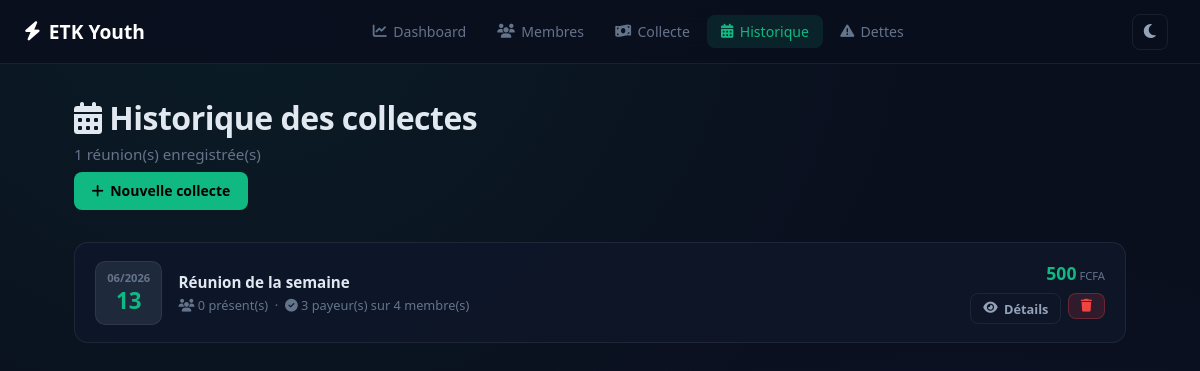
The app's page /collectes with its own data.
### tables this page shows
CREATE TABLE collectes (
        id INTEGER PRIMARY KEY AUTOINCREMENT,
        date_collecte TEXT NOT NULL,
        montant INTEGER NOT NULL,
        description TEXT DEFAULT ''
    );

### app.py (the view)
@app.route('/collectes')
def collectes():
    conn = get_db()
    data = conn.execute("""
    SELECT c.id, c.date_collecte, c.montant, c.description,
           COALESCE(SUM(p.present), 0) as total_presents,
           COALESCE(SUM(p.a_paye), 0) as total_paye,
           COUNT(p.id) as total_membres,
           COALESCE(SUM(CASE WHEN p.a_paye=0 AND p.rembourse=0
                             THEN 1 ELSE 0 END), 0) as total_dettes
    FROM collectes c
    LEFT JOIN paiements p ON c.id = p.collecte_id
    GROUP BY c.id
    ORDER BY c.date_collecte DESC
    """).fetchall()
    conn.close()
    return render_template('collectes.html', collectes=data)

### app.py (called while the page is built)
def get_db():
    conn = sqlite3.connect('database.db')
    conn.row_factory = sqlite3.Row
    return conn

### templates/collectes.html (shortened to what this page needs)
{% extends "base.html" %}
{% block content %}
<div class="page-header">
    <h1 class="page-title">
        <i class="fa-solid fa-calendar-days"></i> Historique des collectes
    </h1>
    <p class="page-sub">{{ collectes|length }} réunion(s) enregistrée(s)</p>
    <a href="/collecte" class="btn btn-primary" style="margin-top:.5rem">
        <i class="fa-solid fa-plus"></i> Nouvelle collecte
    </a>
</div>
{% if collectes %}
<div class="collectes-list">
    {% for c in collectes %}
    <div class="collecte-card-v2">
        <div class="collecte-left">
            <div class="collecte-date-badge">
                <span class="c-month">{{ c.date_collecte[5:7] }}/{{ c.date_collecte[:4] }}</span>
                <span class="c-day">{{ c.date_collecte[8:10] }}</span>
            </div>
            <div class="collecte-info">
                <div class="collecte-title">
                    {% if c.description %}
                        {{ c.description }}
                    {% else %}
                        Réunion du {{ c.date_collecte }}
                    {% endif %}
                </div>
                <div class="collecte-meta">
                    <i class="fa-solid fa-users"></i> {{ c.total_presents }} présent(s)
                    &nbsp;·&nbsp;
                    <i class="fa-solid fa-circle-check"></i> {{ c.total_paye }} payeur(s)
                    sur {{ c.total_membres }} membre(s)
                </div>
            </div>
        </div>
        <div class="collecte-right">
            <div class="collecte-amount">
                {{ "{:,}".format(c.montant) }}<span> FCFA</span>
            </div>
            <div class="collecte-actions">
                <a href="/collecte/{{ c.id }}" class="btn btn-sm btn-outline">
                    <i class="fa-solid fa-eye"></i> Détails
                </a>
                <form method="POST" action="/delete_collecte/{{ c.id }}"
                      style="display:inline"
                      onsubmit="return confirm('Supprimer cette collecte ?')">
                    <button type="submit" class="btn btn-sm btn-danger">
                        <i class="fa-solid fa-trash"></i>
                    </button>
                </form>
            </div>
        </div>
    </div>
    {% endfor %}
</div>
{% endif %}
{% endblock %}

### static/style.css (style rules this page uses)
:root { --bg: #0a0f1e; --bg2: #0f172a; --bg3: #1e293b; --surface: rgba(15, 23, 42, 0.85); --border: rgba(255,255,255,0.07); --border-hover: rgba(16,185,129,0.4); --text: #e2e8f0; --text-muted: #64748b; --text-light: #94a3b8; --green: #10b981; --green-light: #34d399; --blue: #3b82f6; --purple: #8b5cf6; --red: #ef4444; --yellow: #f59e0b; --radius: 14px; --radius-sm: 8px; --shadow: 0 4px 24px rgba(0,0,0,0.4); --font: 'Segoe UI', sans-serif; }
* { box-sizing: border-box; margin: 0; padding: 0; }
body { font-family: var(--font); background: var(--bg); color: var(--text); min-height: 100vh; background-image: radial-gradient(ellipse at 20% 0%, rgba(16,185,129,0.08) 0%, transparent 50%), radial-gradient(ellipse at 80% 100%, rgba(59,130,246,0.06) 0%, transparent 50%); transition: background-color .3s, color .3s; }
.page-header { margin-bottom: 2rem; }
.page-title { font-size: 2rem; font-weight: 800; letter-spacing: -.5px; color: var(--text); }
.page-sub { color: var(--text-muted); margin-top: .3rem; font-size: .95rem; }
.btn { display: inline-flex; align-items: center; gap: .4rem; padding: .6rem 1.1rem; border-radius: var(--radius-sm); font-family: var(--font); font-weight: 600; font-size: .875rem; border: none; cursor: pointer; transition: all .2s; text-decoration: none; width: auto; }
.btn-primary { background: var(--green); color: #000; }
.btn-outline { background: transparent; border: 1px solid var(--border); color: var(--text-light); }
.btn-danger { background: rgba(239,68,68,0.15); color: var(--red); border: 1px solid rgba(239,68,68,0.3); }
.btn-sm { padding: .35rem .75rem; font-size: .8rem; }
.collectes-list { display: flex; flex-direction: column; gap: .75rem; }
.collecte-card-v2 { background: var(--surface); border: 1px solid var(--border); border-radius: var(--radius); padding: 1.1rem 1.25rem; display: flex; align-items: center; gap: 1.25rem; transition: border-color .2s, transform .15s; }
.collecte-left { display: flex; align-items: center; gap: 1rem; flex: 1; }
.collecte-date-badge { background: var(--bg3); border: 1px solid var(--border); border-radius: 10px; padding: .5rem .7rem; text-align: center; min-width: 52px; flex-shrink: 0; }
.c-month { display: block; font-size: .7rem; color: var(--text-muted); font-weight: 600; }
.c-day { display: block; font-size: 1.4rem; font-weight: 800; color: var(--green); }
.collecte-title { font-weight: 600; font-size: .95rem; }
.collecte-meta { font-size: .8rem; color: var(--text-muted); margin-top: .25rem; }
.collecte-right { display: flex; flex-direction: column; align-items: flex-end; gap: .5rem; flex-shrink: 0; }
.collecte-amount { font-size: 1.1rem; font-weight: 800; color: var(--green); }
.collecte-amount span { font-size: .7rem; font-weight: 500; color: var(--text-muted); }
.collecte-actions { display: flex; gap: .4rem; }

### records on screen
collectes: date_collecte "06", date_collecte "2026", date_collecte "13", description "Réunion de la semaine", total_presents "0", total_paye "3", total_membres "4", montant "500"

### other values on screen
{{ collectes|length }} "1"
